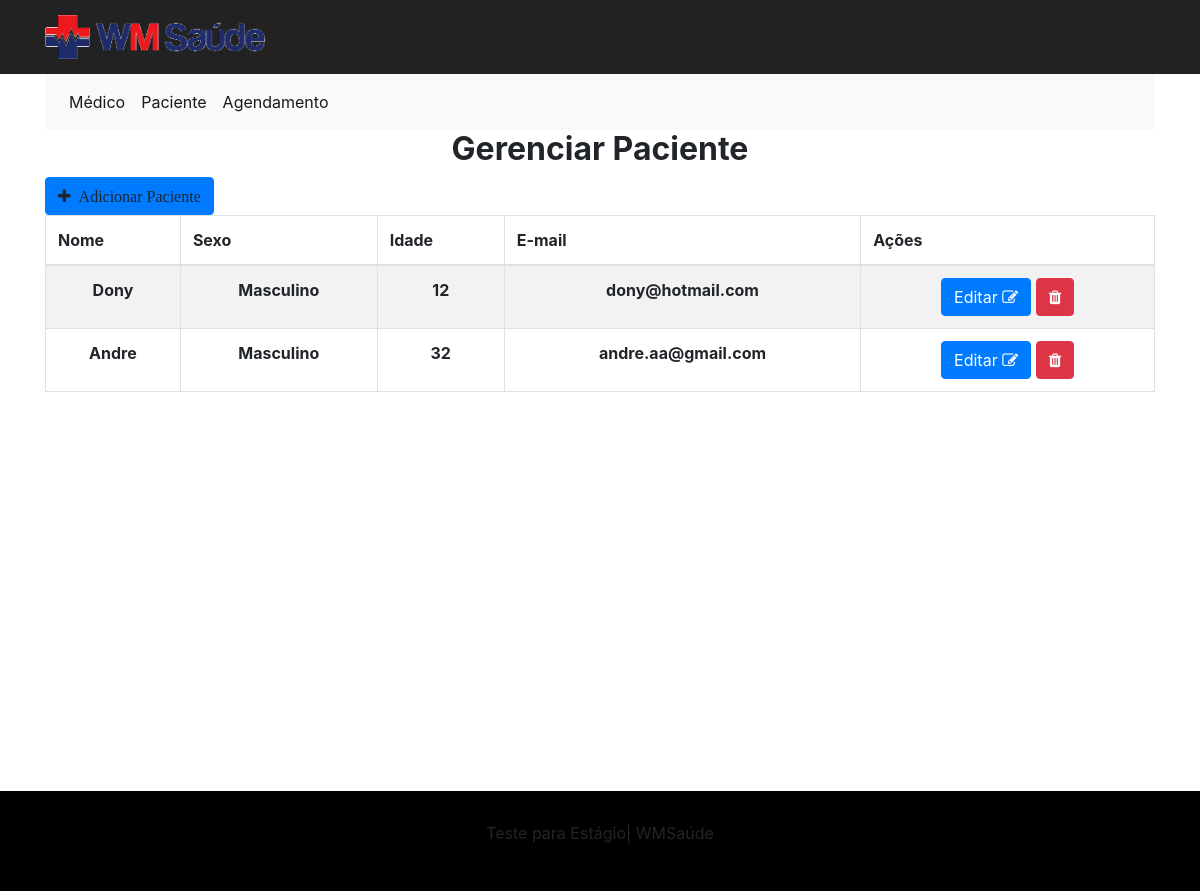
The app's page /paciente/index with its own data.
### tables this page shows
CREATE TABLE IF NOT EXISTS `paciente` (
  `paciente_id` int(11) NOT NULL AUTO_INCREMENT,
  `paciente_nome` varchar(100) NOT NULL,
  `paciente_sexo` varchar(1) NOT NULL,
  `paciente_idade` int(11) NOT NULL,
  `paciente_email` varchar(128) NOT NULL,
  PRIMARY KEY (`paciente_id`)
);

### application/libraries/Template.php (called while the page is built, shortened)
<?php
    class Template {
        function show($view, $data=array()){
            $CI = & get_instance();
            $CI->load->view('template/header',$data);
            $CI->load->view($view,$data);
        }
    }

### application/controllers/Paciente.php (called while the page is built, shortened)
<?php
class Paciente extends CI_Controller
{
    public function index($registroMesagem = null)
    {
        $data = array(
            "getPacientes" => $this->list_pacientes(),
            "registroMesagem" => $registroMesagem
        );
        $this->template->show("paciente", $data);
    }
    public function list_pacientes()
    {
        $data = $this->paciente_model->show_pacientes();
        return $data;
    }
}

### index.php (called while the page is built, shortened)
<?php
require_once BASEPATH.'core/CodeIgniter.php';

### application/models/Paciente_model.php (called while the page is built, shortened)
<?php
class Paciente_model extends CI_Model
{
    public function show_pacientes()
    {
        $this->db->from("paciente");
        return $this->db->get()->result_array();
    }
}

### application/views/paciente.php (the view, shortened to what this page needs)
<div class="container">
    <h2 class="text-center"><strong>Gerenciar Paciente</strong></h2>
    <a id="btn_add_paciente" class="btn btn-primary"><i class="fa fa-plus">&nbsp;&nbsp;Adicionar Paciente</i></a>
    <table class="table table-striped table-bordered">
        <thead class="tableheader">
        <tr>
            <th scope="col">Nome</th>
            <th scope="col">Sexo</th>
            <th scope="col">Idade</th>
            <th scope="col">E-mail</th>
            <th scope="col">Ações</th>
        </tr>
        </thead>
        <tbody>
        <?php foreach ($getPacientes as $paciente) { ?>
            <tr>
                <th class="text-center" scope="row"><?php echo $paciente['paciente_nome'] ?></th>
                <th class="text-center" scope="row"><?php
                    if ($paciente['paciente_sexo'] == 'm')
                        echo "Masculino";
                    else
                        echo "Feminino";
                    ?></th>
                <th class="text-center" scope="row"><?php echo $paciente['paciente_idade'] ?></th>
                <th class="text-center" scope="row"><?php echo $paciente['paciente_email'] ?></th>
                <td class="text-center">
                    <div style="display: inline-block;">
                        <a class="btn_editar_medico btn btn-primary btn-xs"
                           href="<?php echo base_url(); ?>paciente/editar_paciente/<?php echo $paciente['paciente_id'] ?>"
                        >
                            Editar
                            <i class="fa fa-edit"></i></a>
                        <a href="<?php echo base_url(); ?>paciente/delete_paciente/<?php echo $paciente['paciente_id'] ?>"
                           onclick="return confirm('Deseja realmente excluir este registro?')"
                           class="btn btn-danger btn-xs"><i class="fa fa-trash"></i>
                        </a>
                    </div>
                </td>
            </tr>
        <?php } ?>
        </tbody>
    </table>
</div>
</section>

### records on screen
paciente: paciente_nome "Dony", paciente_sexo "Masculino", paciente_idade "12", paciente_email "dony@hotmail.com"
paciente: paciente_nome "Andre", paciente_sexo "Masculino", paciente_idade "32", paciente_email "andre.aa@gmail.com"
